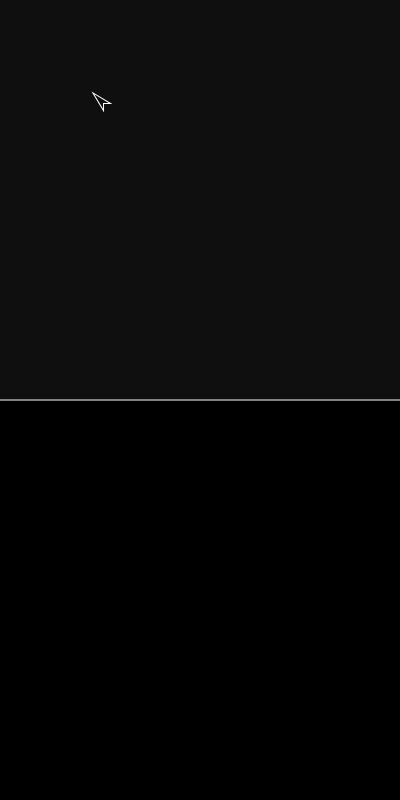
Frame 1 (no input)
Frame 60 (no input): identical to frame 1, image omitted
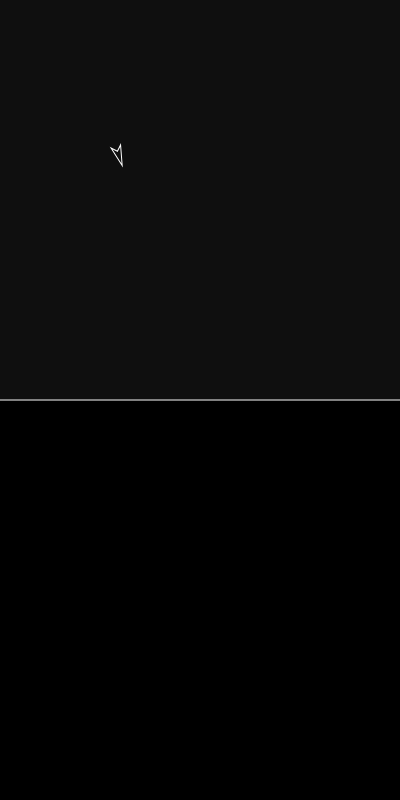
Frame 120 (the mouse pressed at the canvas centre since frame 60)

The p5.js sketch that drew these frames (run headless with seeded random() and noise() and a simulated clock; from frame 60 on, the mouse is pressed at the canvas centre):

// p5.js sketch
// ── sketch.js

var player = {
	// The position of the player
	x: 100,
	y: 100,
	// The orientation of the player
	dir: 90, // 0 is up, 90 is right ...
	// How far the player can see
	sight: 1000,
	// How fast the player moves
	speed: 1
};

// An object of all of the form features (buttons, sliders, etc)
var form = {
	resetPlayerButton: null
};

// Min and Max of both top and bottom
var specs = {
	total: {
		width: 400,
		height: 800
	},
	top: {
		x: {
			min: 0,
			max: 400
		},
		y: {
			min: 0,
			max: 400
		}
	},
	bot: {
		x: {
			min: 0,
			max: 400
		},
		y: {
			min: 400,
			max: 800
		}
	}
};

// Variable to keep track of which keys are pressed. Starts with up and moves cw
var kp = [false, false, false, false];
var mp = false;

// The list of lines that will be checked against raycasting
var terrain = [];

// Runs one time on start
function setup()
{
	angleMode(DEGREES);

	// Create the canvas
	createCanvas(specs.total.width, specs.total.height);

	// Create the reset player button
	form.resetPlayerButton = createButton("Reset Player");
	form.resetPlayerButton.mousePressed(resetPlayer);
}

// Loop
function draw()
{
	// Clear screen
	background(15);

	// Move player
	getPlayerRotation();
	getPlayerMovement();
	drawPlayer();

	// Drawing the first person view
	drawFirstPerson();

	// Draw dividing line
	stroke(255);
	line(0, specs.total.height/2, specs.total.width, specs.total.height/2);
}

// Function to get player direction
function getPlayerRotation()
{
	push();
	// Move to the player
	translate(Math.floor(player.x), Math.floor(player.y));
	// Get the direction the player is facing
	player.dir = atan2(mouseY - Math.floor(player.y), mouseX - Math.floor(player.x)) + 90;
	pop();
}

// Functions to figure out which direction to move the player
function keyPressed()
{
	if(keyCode === UP_ARROW || keyCode === 87)
	{
		kp[0] = true;
	}
	if(keyCode === RIGHT_ARROW || keyCode === 68)
	{
		kp[1] = true;
	}
	if(keyCode === DOWN_ARROW || keyCode === 83)
	{
		kp[2] = true;
	}
	if(keyCode === LEFT_ARROW || keyCode === 65)
	{
		kp[3] = true;
	}
}

// Does the same as pressing forward
function mousePressed()
{
	mp = true;
}

// Same as releasing forward
function mouseReleased()
{
	mp = false;
}

function keyReleased()
{
	if(keyCode === UP_ARROW || keyCode === 87)
	{
		kp[0] = false;
	}
	if(keyCode === RIGHT_ARROW || keyCode === 68)
	{
		kp[1] = false;
	}
	if(keyCode === DOWN_ARROW || keyCode === 83)
	{
		kp[2] = false;
	}
	if(keyCode === LEFT_ARROW || keyCode === 65)
	{
		kp[3] = false;
	}
}

function getPlayerMovement()
{
	// Convert degrees to radians
	var rad = (player.dir) * PI / 180;

	var newX = player.x;
	var newY = player.y;

	// UP
	if(kp[0] || mp)
	{
		newX += player.speed * Math.sin(rad);
		newY -= player.speed * Math.cos(rad);
	}

	// RIGHT
	if(kp[1])
	{
		newX += player.speed * Math.sin(rad + (90 * PI / 180));
		newY -= player.speed * Math.cos(rad + (90 * PI / 180));
	}

	// DOWN
	if(kp[2])
	{
		newX += player.speed * Math.sin(rad + (180 * PI / 180));
		newY -= player.speed * Math.cos(rad + (180 * PI / 180));
	}

	// LEFT
	if(kp[3])
	{
		newX += player.speed * Math.sin(rad + (270 * PI / 180));
		newY -= player.speed * Math.cos(rad + (270 * PI / 180));
	}

	player.x = newX;
	player.y = newY;
}

// Function that brings the player back to the canvas
function resetPlayer()
{
	player.x = 100;
	player.y = 100;
}

// Function to draw the player
function drawPlayer()
{
	push();

	// Move to the player
	translate(Math.floor(player.x), Math.floor(player.y));
	// Rotate the player
	rotate(player.dir);

	// Draw the player
	stroke(255);
	noFill();
	beginShape();
	vertex(0, -10);
	vertex(-5, 10);
	vertex(0, 5);
	vertex(5, 10);
	endShape(CLOSE);
	
	pop();
}

// Function that draws the first person view
function drawFirstPerson()
{
	push();

	fill(0);
	stroke(0);
	rect(specs.bot.x.min, specs.bot.y.min, specs.bot.x.max, specs.bot.y.max);
	
	pop()
}
